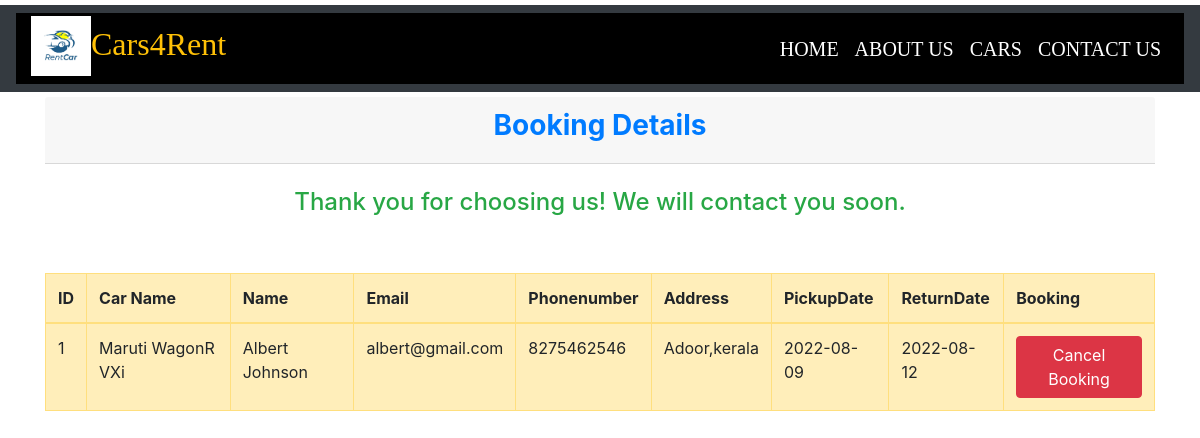
The app's page /order.php?phonenumber=8275462546 with its own data.
### tables this page shows
CREATE TABLE `registrationform` (
  `Id` int(11) NOT NULL,
  `carname` varchar(255) NOT NULL,
  `name` varchar(255) NOT NULL,
  `email` varchar(255) NOT NULL,
  `phonenumber` varchar(255) NOT NULL,
  `address` varchar(255) NOT NULL,
  `pickupdate` date NOT NULL,
  `returndate` date NOT NULL
);

### functionmain.php (called while the page is built, shortened)
<?php
$host = "localhost";
$username = "root";
$password = "";
$database ="myproject";
$con =  mysqli_connect($host, $username, $password,$database);
  function getByname($phonenumber)
 {
   global $con;
    $query ="SELECT * FROM registrationform WHERE phonenumber='$phonenumber'";
   return $query_run = mysqli_query($con,$query);
 }
?>

### order.php (the view, shortened to what this page needs)
		<?php
		include('functionmain.php');
		?>
<!DOCTYPE html>
<html>
<head>
	<link rel="stylesheet" type="text/css" href="css\style.css">
	 <link rel="stylesheet" href="https://cdn.jsdelivr.net/npm/bootstrap@4.6.1/dist/css/bootstrap.min.css">
</head>
<body>
<nav class="navbar navbar-expand-lg navbar-dark bg-dark">
  <div class="container-fluid text-warning">
  	 <h2 class="brand-name">
       <a href="index.html"><img class="img-responsive2"
       src="image/car.png" width="60" height="60"></a>
       <h2>Cars4Rent</h2>
   </h2>
    <div class="collapse navbar-collapse" id="navbarSupportedContent">
      <ul class="navbar-nav ml-auto mb-2 mb-lg-0">
        <li class="nav-item">
          <a class="nav-link active" aria-current="page" href="index.php">HOME</a>
        </li>
        <li class="nav-item">
          <a class="nav-link active" aria-current="page" href="about.php">ABOUT US</a>
        </li>
          <li class="nav-item">
          <a class="nav-link active" aria-current="page" href="model.php">CARS</a>
       </li>
        <li class="nav-item">
          <a class="nav-link active" aria-current="page" href="contact.php">CONTACT US</a>
       </li>
 </ul>
</nav>
		<div class="container ">
			<div class="row">
				<div class="col-md-12">
					<div class="card-header text-center text-primary dark_bg ">
						<h3><b>Booking Details</b></h3>
					</div>
					<br>
					<div class="text-center text-success">
						<h4>Thank you for choosing us! We will contact you soon. </h4>
					</div>
					<br>
					<br>
						<table table border="0"  class="display table table-bordered border-dark table-hover table-striped table-warning">
							<thead>
								<tr>
									<th>ID</th>
									<th>Car Name</th>
									<th>Name</th>
									<th>Email</th>
							        <th>Phonenumber</th>
									<th>Address</th>
									<th>PickupDate</th>
									<th>ReturnDate</th>
									<th>Booking</th>
								</tr>
							</thead>
							<tbody>
								 <?php
                           $phonenumber= $_GET['phonenumber'];
                       $book = getByname($phonenumber);
                       if(mysqli_num_rows($book) > 0)
                                {
                                   foreach($book as $cars)
                                 {
                                     ?>
								     		 <tr class="table-warning table-bordered border-dark">
								     		 	<td><?=$cars['Id']; ?></td>
								     		 	<td><?=$cars['carname']; ?></td>
								     		 	<td><?=$cars['name']; ?></td>
								     		 	<td><?=$cars['email']; ?></td>
								     		 	<td><?=$cars['phonenumber']; ?></td>
								     		 	<td><?=$cars['address']; ?></td>
								     		 	<td><?=$cars['pickupdate']; ?></td>
								     		 	<td><?=$cars['returndate']; ?></td>
								     		 	<td>
								     		 		<form action="cancel.php" method="POST" >
								    <button type="submit" class="btn btn-danger"  name="removebtn" >Cancel Booking</button>
								     	</form>
								     </td>
								     		 	<?php
								        }
								     }
								     else
								     {
								     	echo "No records found";
								     }
								     ?>
								</tr>
							</tbody>
						</table>
					</div>
				</div>
			</div>
</body>
</html>

### css/style.css (style rules this page uses)
* { margin: 0;padding: 0;box-sizing: border-box; }
.navbar { margin: 5px 0; }
.container-fluid { background-color: black; font-family:'smooch',cursive ; }
.brand-name { font-family: 'Josefin Slab', serif; font-size: 47px; font-weight: bold; text-decoration: none; }
.nav-item { font-family: 'Josefin Slab', serif; font-size: 20px; text-decoration: none; }

### records on screen
registrationform: Id "1", carname "Maruti WagonR VXi", name "Albert Johnson", email "albert@gmail.com", phonenumber "8275462546", address "Adoor,kerala", pickupdate "2022-08-09", returndate "2022-08-12"
